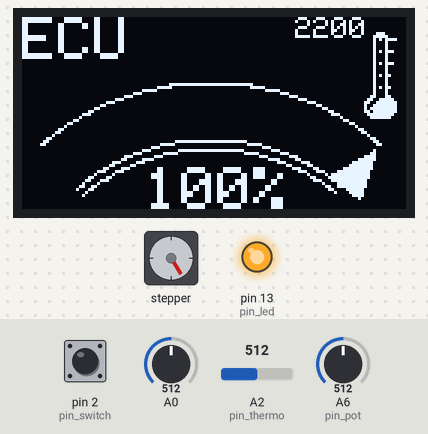
A sketch run on a simulated Arduino Nano, built with avr-gcc and run on an emulated ATmega328P. Shown: 128×64 one-colour display, stepper motor, output pins drawn as LEDs (lit = HIGH). The inputs (shaded band) are chosen by the test bench; at power-on: pin 2 (pin_switch) HIGH, A2 (pin_thermo) = 512, A0 = 512, A6 (pin_pot) = 512. Stepper angles assume 200 steps per turn; what the sketch prints to the serial monitor is not drawn.

Above: at 0.84 s.
1.4 s: pin 2 (pin_switch) pulled LOW for 1 s
At 2.3 s:
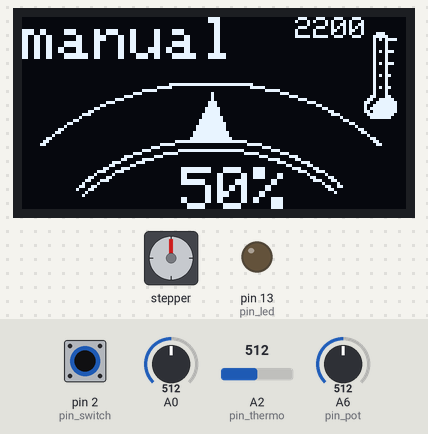
3.0 s: A2 (pin_thermo) set to 445
At 4.37 s:
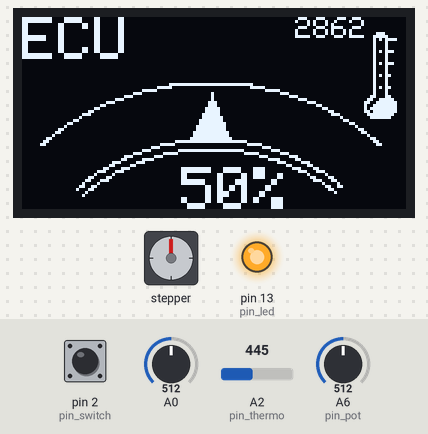
6.0 s: A2 (pin_thermo) set to 418
At 6.62 s:
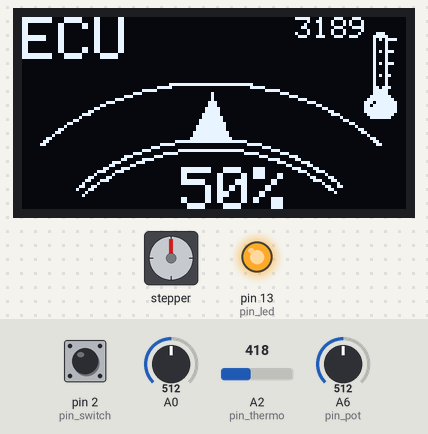
7.8 s: A2 (pin_thermo) set to 375
At 8.42 s:
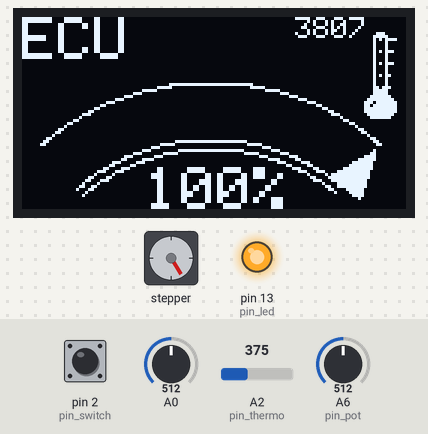
10.8 s: A2 (pin_thermo) set to 350
At 11.63 s:
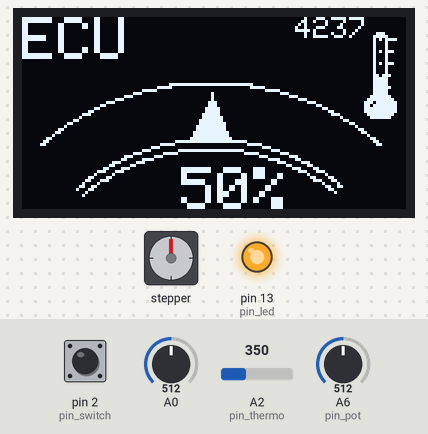
12.7 s: A2 (pin_thermo) set to 322
At 14.3 s:
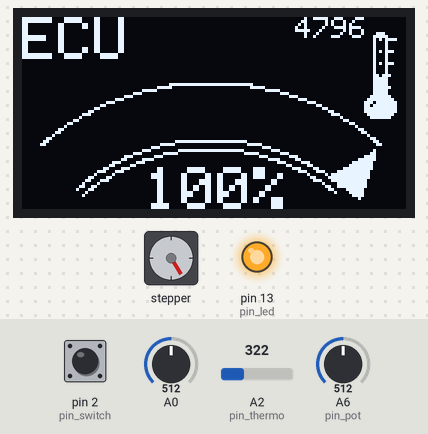
15.7 s: A2 (pin_thermo) set to 297
Timing chart, 0 to 65.5 s (numbered marks = the images above; inputs shaded):
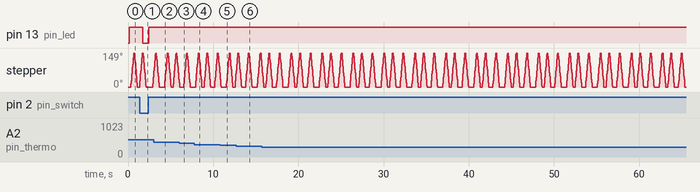

Measured:
- the behaviour switches between 434 and 433 on A2 (pin_thermo) (found by bisection; images 2 and 3)
- the behaviour switches between 364 and 363 on A2 (pin_thermo) (found by bisection; images 4 and 5)
- after the input at 1.4 s, pin 13 (pin_led): HIGH → LOW after 0.33 s, → HIGH 0.68 s later; the display: first differs from a run without the input after 0.67 s (image 1)
- after the input at 6.0 s, the display: first changes after 0.15 s (image 3 shows a later state)
- after the input at 10.8 s, the display: first differs from a run without the input after 0.21 s (image 5 shows a later state)

The sketch:

src.ino
```cpp
#include "gauge.h"
#include "input.h"
#include "output.h"
#include "average.h"
#include "motorController.h"

#define pin_motorControl1     12
#define pin_motorControl2     11
#define pin_motorControl3     10
#define pin_motorControl4     9

#define pin_pot               A6  // potentiometer wiper (middle terminal) connected to analog pin 3 outside leads to ground and +5V (0-1022)
#define pin_thermo            A2
#define pin_switch            2
#define pin_led               13


MotorController motor(pin_motorControl1, pin_motorControl2, pin_motorControl3, pin_motorControl4);
Gauge gauge(0, 1023);
Input input;
Average avg;

unsigned short isECUcontrolOn, thermoRawValue, manualControlRawValue;
OutputValue* input_ptr;

void setup() {
  pinMode(pin_pot, INPUT);
  pinMode(pin_thermo, INPUT);
  pinMode(pin_switch, INPUT_PULLUP);
  pinMode(pin_led, OUTPUT);

  Serial.begin(9600);
  motor.begin();
  gauge.begin();
}

void loop() {

  //read button: ECU control / potentiomenter control
  isECUcontrolOn = digitalRead(pin_switch);
  //led ON ECU controll/ led OFF potetiomenter control
  digitalWrite(pin_led, isECUcontrolOn);

  //read potentiomener raw value for manual control
  if (!isECUcontrolOn){
     manualControlRawValue = avg.averageAnalogRead(pin_pot); Serial.print("m:");  Serial.println(manualControlRawValue);
  }

  //read temperature resistor value
  thermoRawValue = avg.averageAnalogRead(pin_thermo); Serial.print("t:");  Serial.println(thermoRawValue);

  int potV = map(analogRead(A0),0,1024,0,360);

  //parse raw input values
  input_ptr = input.get(isECUcontrolOn, thermoRawValue, manualControlRawValue);

  gauge.updateScreen(input_ptr);

  motor.changePosition(input_ptr->positionValue);

  delay(30);
}
```

average.cpp
```cpp
#include <Arduino.h>
#include "average.h"


Average::Average() {}

unsigned short Average::averageAnalogRead(int pin)
{
  unsigned short buffer = 0;
  const char numb = 5;

  for (char i = 0; i < numb; i++)
  {
    buffer += analogRead(pin);
    delay(1);
  }
  return buffer / numb;
}
```

average.h
```cpp
#ifndef _Average_H_
#define _Average_H_

class Average {
    public:
        Average();

        unsigned short averageAnalogRead(int pin);

};


#endif
```

gauge.cpp
```cpp
#include <SPI.h>
#include <Wire.h>
#include <Adafruit_GFX.h>
#include <Adafruit_SSD1306.h>
#include "gauge.h"


#define OLED_RESET 4
Adafruit_SSD1306 display(128, 64);

#define pi 3.14159265359
#define tau 2 * pi

float startAngleD, startAngle;
float endAngleD, endAngle;
int centerX, centerY, radius;
int gaugeMin, gaugeMax;


OutputVisual out1;
OutputVisual *out1_ptr = &out1;

Gauge::Gauge(int min, int max) {
    float centerD = 270; //Angle where the center of the gauge will be
    float widthD = 40; //Angle that the gauge will be wide

    startAngleD = centerD - widthD;
    endAngleD   = centerD + widthD;

    centerX    = 63;//    Center of arc X (pixels)
    centerY    = 110;//    Center of arc Y (pixels)
    radius     = 65;//    Radious of arc (pixels)

    startAngle = startAngleD / 360 * tau;
    endAngle   = endAngleD   / 360 * tau;

    gaugeMin = min;
    gaugeMax = max;
}

char* floatToString(float value) {
    char afr[6];
    dtostrf( value, 5, 2, afr);       // float, width, precision, buffer
    return afr;
}

float scale(float inScaleMin, float inScaleMax, float outScaleMin, float outScaleMax, float value){
    return ((value - inScaleMin) / (inScaleMax - inScaleMin) * (outScaleMax-outScaleMin)) + outScaleMin;
}
float angleToXD(float centerX, float radius, float angleD) {
    float angle = (angleD / 360) * (tau);
    return centerX+radius*cos(angle); // Calculate arc point (X)
}
float angleToYD(float centerY, float radius, float angleD) {
    float angle = (angleD / 360) * (tau);
    return centerY+radius*sin(angle); // Calculate arc point (Y)
}
void drawArc(float startAngle, float endAngle, float segments, int centerX, int centerY, int radius) {
    float resolution = (endAngle-startAngle)/segments; // Calculates steps in arc based on segments
    float x = centerX+radius*cos(startAngle); // Calculate start point of arc (X)
    float y = centerY+radius*sin(startAngle); // Calculate start point of arc (Y)
    display.writePixel(x,y,WHITE); // Place starting point of arc

    for (float angle = startAngle; angle < endAngle; angle += resolution) { // Sweep arc
        x = centerX+radius*cos(angle); // Calculate arc point (X)
        y = centerY+radius*sin(angle); // Calculate arc point (Y)
        display.writePixel(x,y,WHITE);
    }
}
void drawNeedle(float angle, float startAngle, float endAngle, float centerX, float centerY, int radius, int color){
    float leftX = angleToXD(centerX, radius+5, angle - 5);
    float leftY = angleToYD(centerY, radius+5, angle - 5);

    float rightX = angleToXD(centerX, radius+5, angle + 5);
    float rightY = angleToYD(centerY, radius+5, angle + 5);

    float topX = angleToXD(centerX, radius+20, angle);
    float topY = angleToYD(centerY, radius+20, angle);
    //drawLine(uint16_t x0, uint16_t y0, uint16_t x1, uint16_t y1, uint16_t color);
    //display.drawLine(topX, topY-20, topX, topY, color);
    display.fillTriangle(leftX,leftY,topX,topY,rightX,rightY,color);
}
void drawGaugeLines(float startAngle, float endAngle, float centerX, float centerY, int radius){
    drawArc(startAngle, endAngle, 150, centerX, centerY, radius + 23);
    drawArc(startAngle, endAngle, 110, centerX, centerY, radius + 1);
    drawArc(startAngle, endAngle, 110, centerX, centerY, radius + 4);
}

void drawGaugeFrame() {
    display.clearDisplay();
    display.setTextColor(WHITE);
    display.setTextSize(1);

    // display.setCursor(0, 0);
    // display.println("Rich");
    // display.setCursor(100, 0);
    // display.println("Lean");

    // display.setTextSize(2);
    // display.setCursor(45,15);
    // display.println("AFR");

    drawGaugeLines(startAngle, endAngle, centerX, centerY, 65);
}

void drawGaugeData(float value) {
    float angle = scale(gaugeMin,gaugeMax,startAngleD,endAngleD,value);
    //char* afr = floatToString(value);

    drawNeedle(angle, startAngle, endAngle, centerX, centerY, radius, INVERSE);

}

void drawThermometer(float value){
  short level = 0;

  if (value > 14500){
    level = 4;
  }
  else if (value > 5000){
    level = 3;
  }
  else if (value > 4000){
    level = 2;
  }
  else if (value > 3000){
    level = 1;
  }
  else if (value > 2000){
    level = 0;
  }
  display.drawBitmap(114, 5, temperature1_5[level] , 11, 29,  INVERSE, BLACK);
}

void printtext(String line1, String line2, String line3, String line4) {
  display.setTextColor(INVERSE);
  display.setTextSize(2);
  display.setCursor(0, 0);
  display.println(line1);


  display.setTextSize(2);
  display.setCursor(29, 50);
  display.print(line2);
  display.println("%");


  display.setTextSize(1);
  display.setCursor(85, 0);
  display.println(line3);
  //display.println(line4);
}


void Gauge::updateScreen(OutputValue* input_ptr) {
  if ((*input_ptr).modeValue == true){
    sprintf((*out1_ptr).modeText, "ECU");
  }
  else {
    sprintf((*out1_ptr).modeText, "manual");
  }
  char str_temp[5];
  dtostrf((input_ptr->positionValue/gaugeMax*100), 4, 0, str_temp);
  sprintf((*out1_ptr).positionText, "%s", str_temp);
  dtostrf(input_ptr->tempValue, 5, 0, str_temp);
  sprintf((*out1_ptr).tempText, "%s", str_temp);

  printtext(out1_ptr->modeText, out1_ptr->positionText, out1_ptr->tempText, "");
  drawGaugeData(input_ptr->positionValue);
  drawThermometer(input_ptr->tempValue);
  display.display();
  drawThermometer(input_ptr->tempValue);
  drawGaugeData(input_ptr->positionValue);
  printtext(out1_ptr->modeText, out1_ptr->positionText, out1_ptr->tempText, "");
}

void Gauge::begin() {
    display.begin(SSD1306_SWITCHCAPVCC, 0x3C);
    drawGaugeFrame();
}
```

input.cpp
```cpp
#include <stdio.h>
#include "input.h"

//static short my_array[20] = {1023/1, 1023/2, 1023/4, 1023/8, 1023/16, 1023/32, 1023/64, 1023/128, 1023/256, 1023/512, 1023/1023, 1023/512, 1023/256, 1023/128, 1023/64, 1023/1023, 1023/1, 1023/1023, 1023/1, 1023/1023};
static short my_array[20] = {0, 512, 1023, 512, 256, 512, 1023, 0, 32,64, 128, 256, 512, 1023, 512, 256, 125, 64, 32, 16};
unsigned int jj = 0;

OutputValue out;
OutputValue *out_ptr = &out;

float getTemperature(unsigned short Vout_raw, OutputValue* out_ptr)
{
  const float Vin = 5.2;//4.95;
  const float R1 = 2200;
  float Vout = 0;
  float R2 = 0;
  float buffer = 0;

  if(Vout_raw)
  {
    buffer = Vout_raw * Vin;
    Vout = (buffer)/1024.0;
    buffer = (Vin/Vout) - 1;
    R2 = R1 * buffer;
  }

  (*out_ptr).tempValue = R2;
}

void getPositionInput(bool autoControlEnabled, unsigned short inputManualValue, OutputValue* out_ptr){

  if (!autoControlEnabled)
  {
    out_ptr->modeValue = false;
    (*out_ptr).positionValue = inputManualValue;
  }
  else if (autoControlEnabled)
  {

    out_ptr->modeValue = true;
    (*out_ptr).positionValue = my_array[jj%20];
    jj=jj+1;
  }
}

Input::Input() {}

OutputValue* Input::get(bool autoControlEnabled, unsigned short Vout_raw, unsigned short inputManualValue)
{
  getTemperature(Vout_raw, out_ptr);
  getPositionInput(autoControlEnabled, inputManualValue, out_ptr);

  return out_ptr;
}
```

input.h
```cpp
#include "output.h"

#ifndef _Input_H_
#define _Input_H_

class Input {
    public:
        Input();

        OutputValue* get(bool autoControlEnabled, unsigned short raw, unsigned short inputManualValue);

};


#endif
```

motorController.cpp
```cpp
#include <Stepper.h>
#include <math.h>
#include "motorController.h"

char _rpm = 70;//30;//200;// 600 5V OK
//double _degreesPerStep = 1.8;
short _maxPosition = 83; // 150/_degreesPerStep; // 83.33 steps
short _stepsPerRevolution = 200; // 360/_degreesPerStep;

short currentPossition;

 //(200, pin_motorControl1, pin_motorControl2, pin_motorControl3, pin_motorControl4);
MotorController::MotorController(int pin1, int pin2, int pin3, int pin4) : motor(_stepsPerRevolution, pin1, pin2, pin3, pin4)
{
  currentPossition = 0;
}

void MotorController::begin()
{
  motor.setSpeed(_rpm);
}

short mapInputToRequiredPosition(short input) //0-1023 //5V in 10bits
{
  return input / 1023 * _maxPosition;
}

short getDeltaPosition(short inputValue, short currentPossition)
{
  short nextPosition = mapInputToRequiredPosition(inputValue);
  /*
    20-0=+20
    0-20=-20
    30-0=+30
    36-30=+6  */
  return nextPosition - currentPossition;
}

short MotorController::changePosition(short inputValue)
{
 short deltaPosition = getDeltaPosition(inputValue,  currentPossition);

  if (deltaPosition >= 0)
  {
    motor.step(deltaPosition);
  }
  else
  {
    motor.step(deltaPosition);
  }
  currentPossition += deltaPosition;

  return currentPossition;
}
```

motorController.h
```cpp
#ifndef _MotorController_H_
#define _MotorController_H_

#include <Stepper.h>

class MotorController {
    public:
        MotorController(int pin1, int pin2, int pin3, int pin4);
        void begin();
        short changePosition(short inputValue);
    private:
        Stepper motor;
};


#endif
```

output.h
```cpp
#ifndef _Output_H_
#define _Output_H_


typedef struct {
  bool modeValue;
  float tempValue;
  float positionValue;
} OutputValue;

typedef struct {
  char tempText[10];
  char positionText[10];
  char modeText[10];
} OutputVisual;

#endif
```

Source omitted: gauge.h (data table, 2326 bytes)
